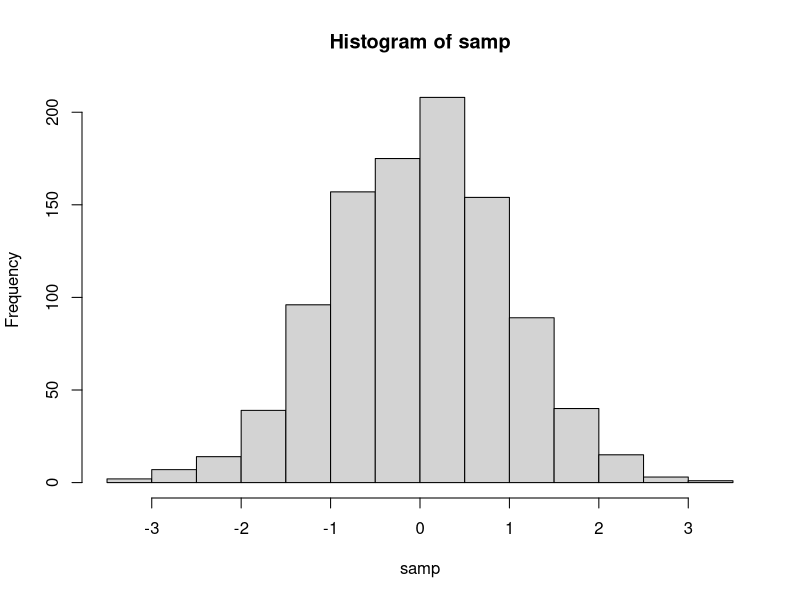

Recreate this plot in R.


outer_product <- function() {
  x <- 1:5
  y <- 5:10
  f <- function(x, y) sin(x)/(y^2 - cos(x))
  z <- outer(x,y,f)
  print(z)
}

{ 
  samp <- rnorm(1000)
  hist(samp)
  min(samp)
  print(min(samp))
  stats <- c(mean(samp), var(samp))
} -> my.stats


df_expand <- function() {
  newdata <- data.frame(emp_id = c(6:8),
                          emp_name = c("Jim", "Tim", "John"),
                          salary = c(578.0, 722.5, 632.8),
                          start_date = as.Date(c("2013-05-21", "2013-
                          07-30", "2014-06-17")),
                          dept = c("IT", "Operations", "Finance"),
                          stringsAsFactors = FALSE)
  
  newdata$dept <- c("IT", "Operations", "HR")
  attach(newdata)
  print(newdata)
}